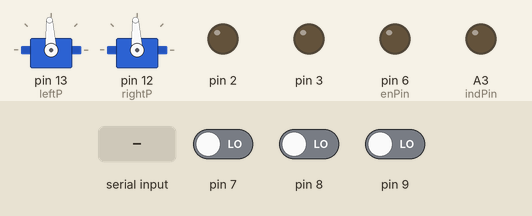
A sketch run on a simulated Arduino Uno, built with avr-gcc and run on an emulated ATmega328P. Parts: 2 × servo, output pins drawn as LEDs (lit = HIGH). The inputs (shaded band) are chosen by the test bench; at power-on: pin 8 LOW, pin 7 LOW, pin 9 LOW. Pins used as bus, display or sensor lines are not drawn.

Above: at 1.8 s.
1.9 s: pin 8 driven HIGH
At 2.18 s:
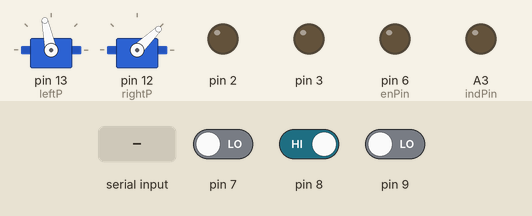
4.9 s: pin 7 driven HIGH
At 5.46 s:
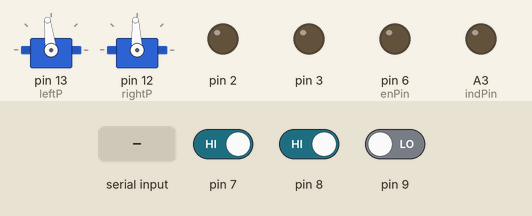
7.9 s: pin 9 driven HIGH
At 8.3 s:
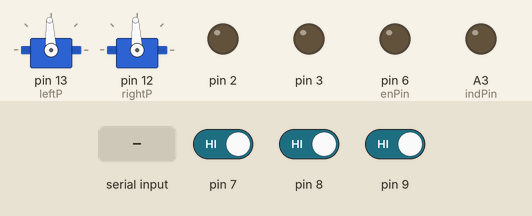
10.9 s: "o" received over the second serial link
At 11.64 s:
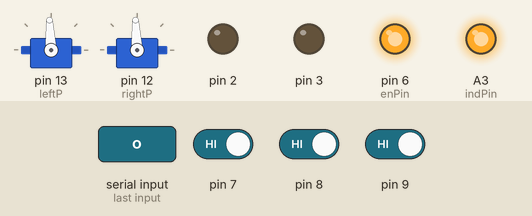
13.2 s: pin 8 driven LOW
At 13.23 s:
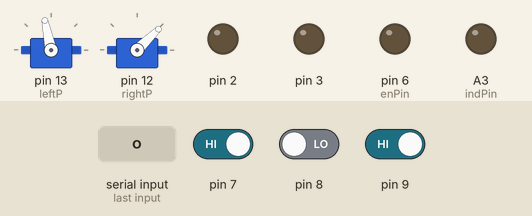
16.2 s: pin 8 driven HIGH
At 18.3 s:
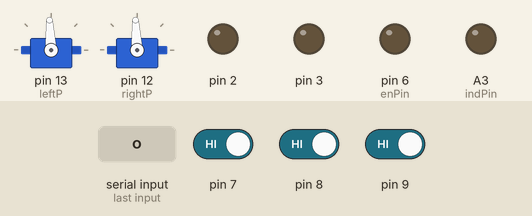
Timing chart, 0 to 19.8 s (numbered marks = the images above; inputs shaded):
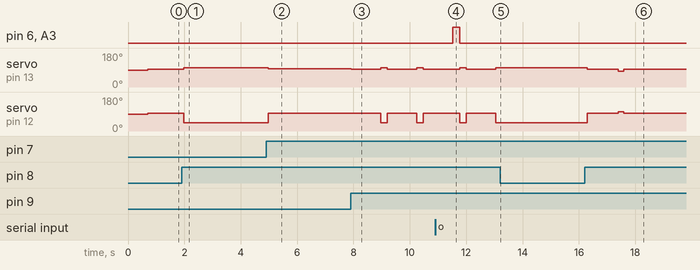

Measured:
- after the input at 1.9 s, servo on pin 13 (leftP): 93° → 102° after 0.07 s; servo on pin 12 (rightP): 93° → 44° after 0.07 s
- after the input at 4.9 s, servo on pin 13 (leftP): 102° → 97° after 0.09 s; servo on pin 12 (rightP): 44° → 93° after 0.09 s
- after the input at 7.9 s, servo on pin 13 (leftP): alternates 102° for 0.23 s and 93° for 1.1 s, starting at once; servo on pin 12 (rightP): alternates 93° for 1.1 s and 44° for 0.23 s, starting after 1.1 s
- after the input at 10.9 s, pin 6 (enPin), A3 (indPin): LOW → HIGH after 0.62 s, → LOW 0.25 s later
- after the input at 13.2 s, servo on pin 13 (leftP): stays 102° (without the input it goes to 93° after 0.08 s); servo on pin 12 (rightP): stays 44° (without the input it goes to 93° after 0.08 s)
- after the input at 16.2 s, servo on pin 13 (leftP): 102° → 93° after 0.09 s, → 83° 1.1 s later, → 93° 0.20 s later; servo on pin 12 (rightP): 44° → 93° after 0.09 s, → 102° 1.1 s later, → 93° 0.20 s later

The sketch:

Beater_1_57.ino
```cpp
#include <SoftwareSerial.h>
#include <ServoTimer2.h>

//rfid pins
#define enPin 6
#define rx 10
#define tx 11
#define indPin A3

//servo speeds
#define BLEFT 1495
#define FLEFT 1600
#define BRIGHT 1505
#define FRIGHT 1000
#define STILL 1500

//servo pins
#define leftP 13
#define rightP 12

//booleans
bool transmitting = false;
bool shouldLineFollow = true;
bool firstTime = true;
bool done = false;
bool finale = false;
bool shouldSend = false;

//ints
int count = 0;
int index = 0;
int tags[5];
int score = 0;

//serials
SoftwareSerial Xbee = SoftwareSerial(11, 5);
SoftwareSerial LCD = SoftwareSerial(255, 4);
SoftwareSerial rfid = SoftwareSerial(rx, 15);

//servos
ServoTimer2 left;
ServoTimer2 right;

void setup() {

  //led pins
  pinMode(2, OUTPUT);
  pinMode(3, OUTPUT);

  //lcd
  pinMode(4, OUTPUT);
  LCD.begin(9600);
  digitalWrite(4, HIGH);
  lcdPrint("Welcome, Beater #1");
}

void loop() {

    //last hash mark
    if (count == 5)
    {
      //stop bot and back up for seeker
      left.write(STILL);
      right.write(STILL);
      delay(50);
      left.write(1400);
      right.write(1600);
      delay(200);
      left.write(STILL);
      right.write(STILL);

      //detach servos for interference
      left.detach();
      right.detach();

      //stop line following code
      shouldLineFollow = false;

      //turn off rfid, on xbee for communication
      rfid.end();
      Xbee.begin(9600);

      count++;
    }

    //after sensing wait for ramp data
    //done is bool that becomes true once ramp data is completely received
    if (count > 5 && !done)
    {
      if (Xbee.available())
      {
        receiveData();
      }

      return;
    }

    //wait for final score after our team has sent and the challenge is not yet over
    if (done && !finale)
    {
      if (Xbee.available())
      {
        receiveFinalScore();
      }
    }

    //skip all remaining code for faster loop execution
    if(!shouldLineFollow)
    {
      return;
    }

    //on first loop attach servos and enable rfid. Avoids interference issues.
    if (firstTime)
    {
      left.attach(leftP);
      right.attach(rightP);

      firstTime = false;

      pinMode(enPin, OUTPUT);
      pinMode(rx, INPUT);
      pinMode(indPin, OUTPUT);
      digitalWrite(enPin, HIGH);
      rfid.begin(2400);
      digitalWrite(enPin, LOW);
    }

    //line following

    bool pIntersect = false;

    //get qti numbers
    byte qti1 = RCtime(7);
    byte qti2 = RCtime(8);
    byte qti3 = RCtime(9);

    //intersection
    if (qti1 == 1 && qti2 == 1 && qti3 == 1)
    {

      left.write(STILL);
      right.write(STILL);

      if (pIntersect == false)
      {
         count++;
         pIntersect = true;
      }

      delay(50);

      //detach servos
      left.detach();
      right.detach();

      //empty rfid buffer to avoid double reads
      while(rfid.available() > 0)
      {
        rfid.read();
      }

      delay(1000);

      //read rfid sensor
      readRFID();

      left.attach(leftP);
      right.attach(rightP);

      //if not on last hash, go forward
      if (count < 5)
      {
        left.write(FLEFT);
        right.write(FRIGHT);

        delay(150);
      }
    }

    //forward
    if (qti1 == 0 && qti2 == 1 && qti3 == 0)
    {
      left.write(FLEFT);
      right.write(FRIGHT);
      pIntersect = false;
    }

    //go right
    if (qti1 == 1 && qti2 == 1 && qti3 == 0)
    {
      left.write(1540);
      right.write(BRIGHT);
      pIntersect = false;
    }

    //go left
    if (qti1 == 0 && qti2 == 1 && qti3 == 1)
    {
      left.write(1450);
      right.write(1460);
      pIntersect = false;
    }

    //go left
    if (qti1 == 0 && qti2 == 0 && qti3 == 1)
    {
      left.write(1450);
      right.write(1460);
      pIntersect = false;
    }

    //all white
    if (qti1 == 0 && qti2 == 0 && qti3 == 0)
    {
      left.write(STILL);
      right.write(STILL);
    }

    //go right
    if (qti1 == 1 && qti2 == 0 && qti3 == 0)
    {
      left.write(1540);
      right.write(BRIGHT);
    }

    delay(1);
}

byte RCtime(int sensPin)
{
     //set pin as output to charge
     pinMode(sensPin, OUTPUT);
     //charge capacitor
     digitalWrite(sensPin, HIGH);
     delay(1);
     //discharge capacitor
     pinMode(sensPin, INPUT);
     delay(25);
     //read pin voltage, if above 1.4 v, then it was black and returns 1.
     //If white, capacitor discharges more quickly and read is below 1.4 v. Function returns 0.
     return digitalRead(sensPin);
}

void readRFID()
{
  //rfid reader sends out RF energy. The tag receives this on an antenna and uses the energy to power its internal microchip.
  //It then sends back modulated RF wave. Reader can then identify tag ID by modulated wave.
  //The received ID is put in the serial buffer. For this application, the exact ID is not needed.
  //If there is anything in the buffer, there is a tag.
  if(rfid.available() > 0)
  {
    //set current position in tags area to 1. Used to calculate team score later.
    tags[index] = 1;
    digitalWrite(indPin, HIGH);
    //disable rfid
    digitalWrite(enPin, HIGH);
    delay(250);
    digitalWrite(indPin, LOW);
    //empty rfid buffer
    while(rfid.available() > 0)
    {
      rfid.read();
    }
    //re-enable rfid
    digitalWrite(enPin, LOW);
  }
  else
  {
    //set array value to 0. No tag read.
    tags[index] = 0;
  }

  //increment current index
  index++;
}

void receiveData()
{
  //read data from Xbee. If it's one of designated team communication letters, compute score.
  char data = Xbee.read();

  //Each letter corresponds to a detected ramp by other team.
  //If we also had a tag, add 10 to score.
  if (data == 'o' && tags[0] == 1)
  {
    score += 10;
    tags[0] = 42;
  }

  if (data == 'p' && tags[1] == 1)
  {
    score += 10;
    tags[1] = 42;
  }

  if (data == 'q' && tags[2] == 1)
  {
    score += 10;
    tags[2] = 42;
  }

  if (data == 'r' && tags[3] == 1)
  {
    score += 10;
    tags[3] = 42;
  }

  if (data == 's' && tags[4] == 1)
  {
    score += 10;
    tags[4] = 42;
  }

  //if f is received, we are free to send calculated score to central bot
  if (data == 'f')
  {
    shouldSend = true;
  }

  //if t is received, other team is done sending
  if (data == 't')
  {
    done = true;
    lcdPrint(String(score));
    char scoreChar;
    char out;

    //send letters back to partner bot and central bot to communicate team score
    switch (score)
    {
      case 0:
        out = ' ';
        scoreChar = '%';
        break;
      case 10:
        out = 'g';
        scoreChar = '^';
        break;
      case 20:
        out = 'h';
        scoreChar = '&';
        break;
      case 30:
        out = 'i';
        scoreChar = '*';
        break;
      case 40:
        out = 'j';
        scoreChar = '(';
        break;
      case 50:
        out = 'k';
        scoreChar = ')';
        break;
       default:
        out = ' ';
        scoreChar = '%';
    }

    delay(100);
    Xbee.print(scoreChar);

    //ensure f is received before sending
    while (!shouldSend)
    {
      if (Xbee.available())
      {
        char j = Xbee.read();
        if (j == 'f')
        {
          shouldSend = true;
        }
      }
    }

    delay(1000);
    Xbee.print(out);
    delay(1000);
    //send l to indicate we are finished
    Xbee.print('l');
  }
}

void lcdPrint(String str)
{
  //print given string to the LCD
  LCD.listen();
  delay(100);
  LCD.write(12);
  LCD.write(17);
  delay(5);
  LCD.print(str);
  delay(500);
  LCD.write(18);
  Xbee.listen();
}

void receiveFinalScore()
{
  //receive character and subtract from A.
  //digit will be offset from A
  char final = Xbee.read();
  int digit = final - 'A';
  //if it wasn't a capital letter, keep listening
  if (digit < 0 || digit > 25)
  {
    return;
  }

  //compute final score and write to LCD.
  int finalScore = digit * 10;

  LCD.write(12);
  LCD.write(17);
  delay(5);
  LCD.print(score);
  LCD.write(13);
  LCD.print(finalScore);
  delay(500);

  //end serial streams
  Xbee.end();
  LCD.end();

  //indicate challenge complete
  finale = true;
}
```
